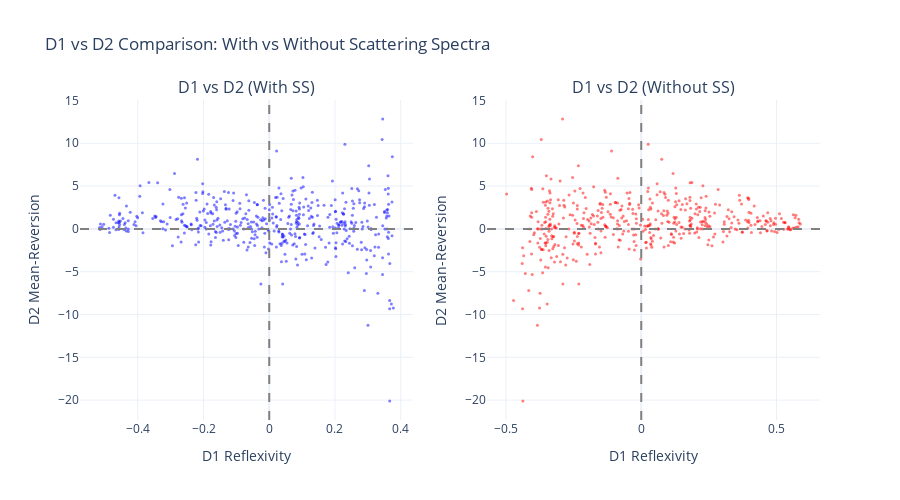

Source (notebook cell):
### Code cell
# Plot 3: D1 vs D2 scatter plots comparison
fig_d1d2 = make_subplots(
    rows=1, cols=2,
    subplot_titles=("D1 vs D2 (With SS)", "D1 vs D2 (Without SS)"),
    horizontal_spacing=0.1
)

# With SS
fig_d1d2.add_trace(
    go.Scatter(
        x=jumps_with['D1_reflexivity'],
        y=jumps_with['D2_mean_reversion'],
        mode='markers',
        name='With SS',
        marker=dict(size=3, opacity=0.5, color='blue')
    ),
    row=1, col=1
)

# Without SS
fig_d1d2.add_trace(
    go.Scatter(
        x=jumps_without['D1_reflexivity'],
        y=jumps_without['D2_mean_reversion'],
        mode='markers',
        name='Without SS',
        marker=dict(size=3, opacity=0.5, color='red')
    ),
    row=1, col=2
)

# Add reference lines
fig_d1d2.add_vline(x=0, line_dash="dash", line_color="gray", row=1, col=1)
fig_d1d2.add_hline(y=0, line_dash="dash", line_color="gray", row=1, col=1)
fig_d1d2.add_vline(x=0, line_dash="dash", line_color="gray", row=1, col=2)
fig_d1d2.add_hline(y=0, line_dash="dash", line_color="gray", row=1, col=2)

fig_d1d2.update_xaxes(title_text="D1 Reflexivity", row=1, col=1)
fig_d1d2.update_xaxes(title_text="D1 Reflexivity", row=1, col=2)
fig_d1d2.update_yaxes(title_text="D2 Mean-Reversion", row=1, col=1)
fig_d1d2.update_yaxes(title_text="D2 Mean-Reversion", row=1, col=2)

fig_d1d2.update_layout(
    title="D1 vs D2 Comparison: With vs Without Scattering Spectra",
    template="plotly_white",
    height=500,
    showlegend=False
)
fig_d1d2.show()

### Figure 1 — Plotly figure (JSON) as saved in the notebook; plotly's stock layout.template omitted (floating-point values rounded to 4 significant figures; data arrays with more than 128 entries replaced by an {"elided": "..."} marker saying what was removed)
{"data": [{"marker": {"color": "blue", "opacity": 0.5, "size": 3}, "mode": "markers", "name": "With SS", "type": "scatter", "x": {"elided": "465 float values"}, "xaxis": "x", "y": {"elided": "465 float values"}, "yaxis": "y"}, {"marker": {"color": "red", "opacity": 0.5, "size": 3}, "mode": "markers", "name": "Without SS", "type": "scatter", "x": {"elided": "465 float values"}, "xaxis": "x2", "y": {"elided": "465 float values"}, "yaxis": "y2"}], "layout": {"annotations": [{"font": {"size": 16}, "showarrow": false, "text": "D1 vs D2 (With SS)", "x": 0.225, "xanchor": "center", "xref": "paper", "y": 1, "yanchor": "bottom", "yref": "paper"}, {"font": {"size": 16}, "showarrow": false, "text": "D1 vs D2 (Without SS)", "x": 0.775, "xanchor": "center", "xref": "paper", "y": 1, "yanchor": "bottom", "yref": "paper"}], "height": 500, "shapes": [{"line": {"color": "gray", "dash": "dash"}, "type": "line", "x0": 0, "x1": 0, "xref": "x", "y0": 0, "y1": 1, "yref": "y domain"}, {"line": {"color": "gray", "dash": "dash"}, "type": "line", "x0": 0, "x1": 1, "xref": "x domain", "y0": 0, "y1": 0, "yref": "y"}, {"line": {"color": "gray", "dash": "dash"}, "type": "line", "x0": 0, "x1": 0, "xref": "x2", "y0": 0, "y1": 1, "yref": "y2 domain"}, {"line": {"color": "gray", "dash": "dash"}, "type": "line", "x0": 0, "x1": 1, "xref": "x2 domain", "y0": 0, "y1": 0, "yref": "y2"}], "showlegend": false, "title": {"text": "D1 vs D2 Comparison: With vs Without Scattering Spectra"}, "xaxis": {"anchor": "y", "domain": [0, 0.45], "title": {"text": "D1 Reflexivity"}}, "xaxis2": {"anchor": "y2", "domain": [0.55, 1], "title": {"text": "D1 Reflexivity"}}, "yaxis": {"anchor": "x", "domain": [0, 1], "title": {"text": "D2 Mean-Reversion"}}, "yaxis2": {"anchor": "x2", "domain": [0, 1], "title": {"text": "D2 Mean-Reversion"}}}}
